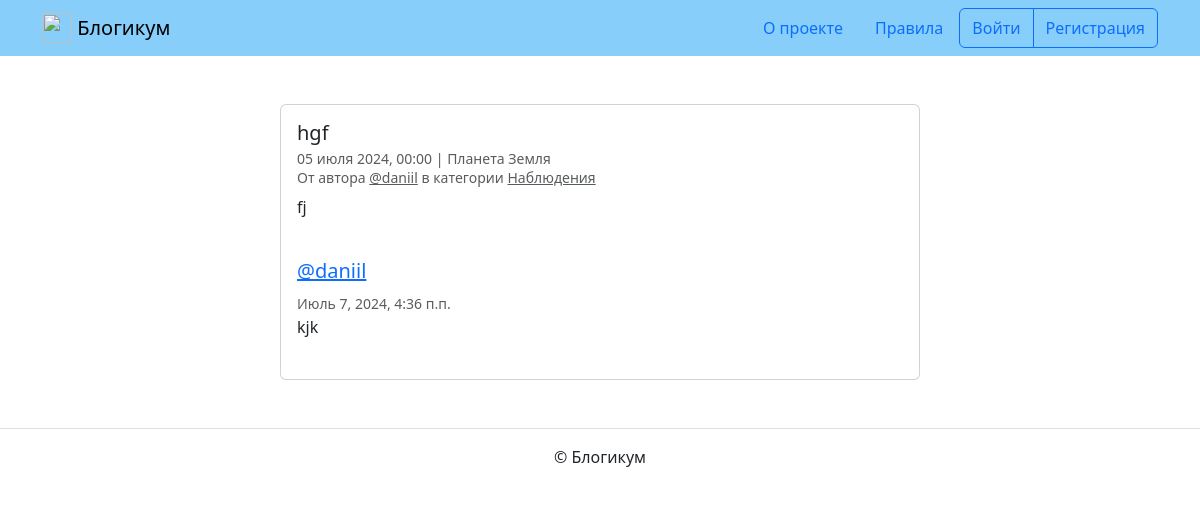
Screenshot of /posts/51/ with the database file from the repository.
### blog/models.py (models this page shows, shortened)
class BaseModel(models.Model):
    is_published = models.BooleanField(
        default=True,
        verbose_name='Опубликовано',
        help_text='Снимите галочку, чтобы скрыть публикацию.'
    )
    created_at = models.DateTimeField(
        auto_now_add=True,
        verbose_name='Добавлено'
    )
    class Meta:
        abstract = True
        ordering = ('-created_at', )

class Post(BaseModel):
    title = models.CharField(
        max_length=settings.MAX_FIELD_LENGTH,
        verbose_name='Заголовок'
    )
    text = models.TextField(verbose_name='Текст')
    pub_date = models.DateTimeField(
        verbose_name='Дата и время публикации',
        help_text=('Если установить дату и время в будущем'
                   ' — можно делать отложенные публикации.')
    )
    author = models.ForeignKey(
        User,
        on_delete=models.CASCADE,
        verbose_name='Автор публикации'
    )
    location = models.ForeignKey(
        Location,
        on_delete=models.SET_NULL,
        null=True,
        blank=True,
        verbose_name='Местоположение'
    )
    category = models.ForeignKey(
        Category,
        on_delete=models.SET_NULL,
        null=True,
        verbose_name='Категория'
    )
    image = models.ImageField(
        'Фотография',
        upload_to='post_photo',
        blank=True
    )
    objects = PostQuerySet.as_manager()
    published = PostManager()
    class Meta:
        default_related_name = 'posts'
        ordering = ('-pub_date', )
        verbose_name = 'публикация'
        verbose_name_plural = 'Публикации'

class Category(BaseModel):
    title = models.CharField(max_length=settings.MAX_FIELD_LENGTH, verbose_name='Заголовок')
    description = models.TextField(verbose_name='Описание')
    slug = models.SlugField(
        unique=True,
        verbose_name='Идентификатор',
        help_text=('Идентификатор страницы для URL; '
                   'разрешены символы латиницы, цифры, дефис и подчёркивание.')
    )
    class Meta:
        verbose_name = 'категория'
        verbose_name_plural = 'Категории'

class Comment(models.Model):
    text = models.TextField('Комментарий')
    publication = models.ForeignKey(
        Post,
        on_delete=models.CASCADE,
        related_name='comments',
    )
    created_at = models.DateTimeField(auto_now_add=True)
    author = models.ForeignKey(User, on_delete=models.CASCADE)
    class Meta:
        ordering = ('-created_at',)

### blog/views.py (the view)
class PostDetailView(DetailView):
    model = Post
    template_name = 'blog/detail.html'
    def get_context_data(self, **kwargs):
        context = super().get_context_data(**kwargs)
        context['form'] = CommentForm()
        context['comments'] = (
            self.object.comments.select_related('author')
        )
        return context

### templates/blog/detail.html (shortened to what this page needs)
{% extends "base.html" %}
{% block content %}
  <div class="col d-flex justify-content-center">
    <div class="card" style="width: 40rem;">
      <div class="card-body">
        <h5 class="card-title">{{ post.title }}</h5>
        <h6 class="card-subtitle mb-2 text-muted">
          <small>
            {{ post.pub_date|date:"d E Y, H:i" }} | {% if post.location and post.location.is_published %}{{ post.location.name }}{% else %}Планета Земля{% endif %}<br>
            От автора <a class="text-muted" href="{% url 'blog:profile' post.author.username %}">@{{ post.author.username }}</a> в
            категории {% include "includes/category_link.html" %}
          </small>
        </h6>
        <p class="card-text">{{ post.text|linebreaksbr }}</p>
        {% include "includes/comments.html" %}
      </div>
    </div>
  </div>
{% endblock %}

### templates/includes/category_link.html
<a class="text-muted" href="{% url 'blog:category_posts' post.category.slug %}">
  {{ post.category.title }}
</a>

### templates/includes/comments.html (shortened to what this page needs)
{% if user.is_authenticated %}
  {% load django_bootstrap5 %}
{% endif %}
<br>
{% for comment in comments %}
  <div class="media mb-4">
    <div class="media-body">
      <h5 class="mt-0">
        <a href="{% url 'blog:profile' comment.author.username %}" name="comment_{{ comment.id }}">
          @{{ comment.author.username }}
        </a>
      </h5>
      <small class="text-muted">{{ comment.created_at }}</small>
      <br>
      {{ comment.text|linebreaksbr }}
    </div>
  </div>
{% endfor %}

### rows the page displays
Post: title "hgf", pub_date "05 июля 2024, 00:00", author.username "daniil", category "Наблюдения", text "fj"
Comment: author.username "daniil", created_at "Июль 7, 2024, 4:36 п.п.", text "kjk"
